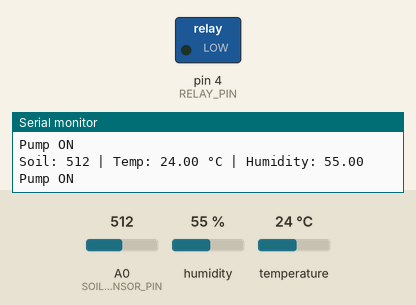
Simulated run of this sketch. Board: Arduino Uno, built with avr-gcc and run on an emulated ATmega328P. Shown: switched loads named in the sketch (green lamp = pin HIGH), the last lines printed to the serial monitor. The test bench sets the inputs (shaded band); at power-on: A0 (SOIL_SENSOR_PIN) = 512, humidity 55 %, temperature 24 °C.

Above: at 2.8 s.
2.9 s: A0 (SOIL_SENSOR_PIN) set to 488
At 5.1 s:
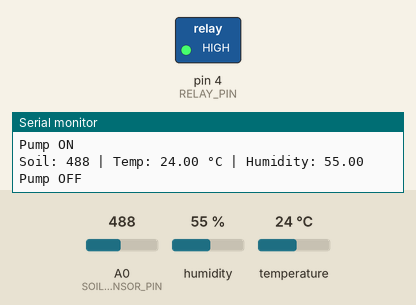
5.6 s: A0 (SOIL_SENSOR_PIN) set to 510
At 7.5 s:
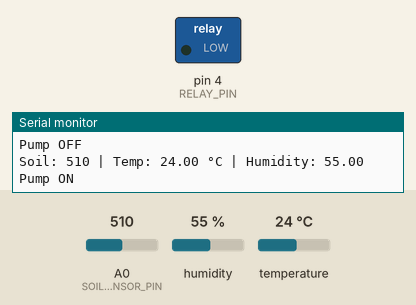
8.3 s: A0 (SOIL_SENSOR_PIN) set to 490
At 11.2 s:
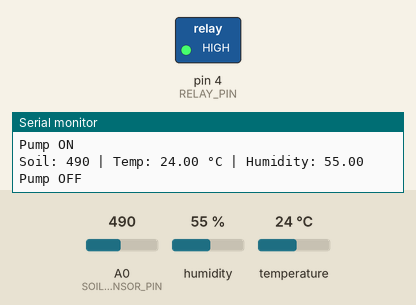
Timing chart, 0 to 12.7 s (numbered marks = the images above; inputs shaded):
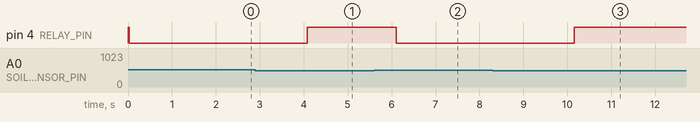

The sketch:

Code.ino
```cpp
#include <DHT.h>

#define DHTPIN 2
#define DHTTYPE DHT11

const int SOIL_SENSOR_PIN = A0;
const int RELAY_PIN = 4;

int moistureThreshold = 500;

DHT dht(DHTPIN, DHTTYPE);

void setup() {
  Serial.begin(9600);

  pinMode(RELAY_PIN, OUTPUT);
  digitalWrite(RELAY_PIN, HIGH); // relay OFF

  dht.begin();

  Serial.println("Smart Plant Monitoring System Initialized");
}

void loop() {
  int soilValue = analogRead(SOIL_SENSOR_PIN);
  float humidity = dht.readHumidity();
  float temperature = dht.readTemperature();

  Serial.print("Soil: ");
  Serial.print(soilValue);
  Serial.print(" | Temp: ");
  Serial.print(temperature);
  Serial.print(" °C | Humidity: ");
  Serial.println(humidity);

  if (soilValue > moistureThreshold) {
    digitalWrite(RELAY_PIN, LOW); // pump ON
    Serial.println("Pump ON");
  } else {
    digitalWrite(RELAY_PIN, HIGH); // pump OFF
    Serial.println("Pump OFF");
  }

  delay(2000);
}
```

Measured:
- the behaviour switches between 501 and 500 on A0 (SOIL_SENSOR_PIN) (found by bisection; images 0 and 1)
- after the input at 2.9 s, pin 4 (RELAY_PIN): LOW → HIGH after 1.2 s
- after the input at 5.6 s, pin 4 (RELAY_PIN): HIGH → LOW after 0.51 s
- after the input at 8.3 s, pin 4 (RELAY_PIN): LOW → HIGH after 1.9 s
